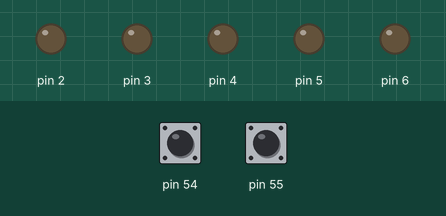
Simulated run of this sketch. Board: Arduino Mega 2560, built with avr-gcc and run on an emulated ATmega2560. Parts: output pins drawn as LEDs (lit = HIGH). Inputs (shaded band) come from the test bench; at power-on: pin 55 LOW, pin 54 LOW.

Above: at 1.2 s.
1.3 s: pin 55 pulsed HIGH 2 times (0.12 s each, 0.3 s apart)
At 2.3 s:
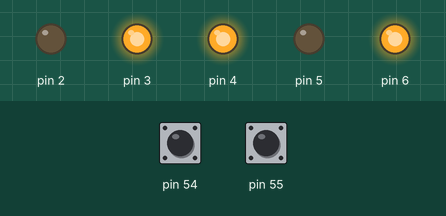
At 3.2 s:
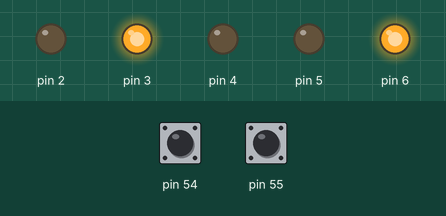
4.9 s: pin 54 pulsed HIGH 2 times (0.12 s each, 0.3 s apart)
At 6.5 s:
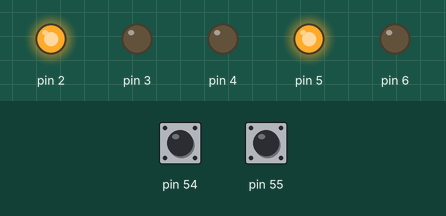
Timing chart, 0 to 8.0 s (numbered marks = the images above; inputs shaded):
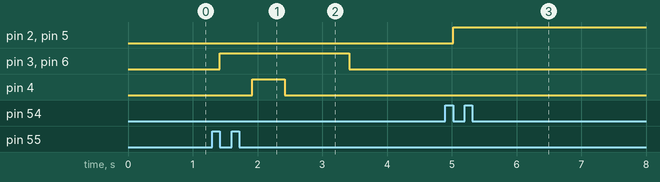

Measured:
- after the input at 1.3 s, pin 3, pin 6: LOW → HIGH after 0.12 s, → LOW 2.0 s later; pin 4: LOW → HIGH after 0.62 s, → LOW 0.50 s later
- after the input at 4.9 s, pin 2, pin 5: LOW → HIGH after 0.12 s

The sketch:

kachunker.ino
```cpp
#include <Controllino.h>
int input1 = HIGH;
int input2 = HIGH;
int previous1 = HIGH;
int previous2 = HIGH;
long timepass1 = 0;
long timepass2 = 0;
long debounce1 = 1000;
long debounce2 = 200;

void setup() {
  pinMode(CONTROLLINO_D0, OUTPUT);
  pinMode(CONTROLLINO_D1, OUTPUT);
  pinMode(CONTROLLINO_D2, OUTPUT);
  pinMode(CONTROLLINO_D3, OUTPUT);
  pinMode(CONTROLLINO_D4, OUTPUT);
  pinMode(CONTROLLINO_A0, INPUT);
  pinMode(CONTROLLINO_A1, INPUT);

}
void loop() {
  input1 = digitalRead(CONTROLLINO_A0);
  input2 = digitalRead(CONTROLLINO_A1);
  if (input1 == LOW && previous1 == HIGH && millis() - timepass1 > debounce1) {
    if (digitalRead(CONTROLLINO_D0)==HIGH){
      digitalWrite(CONTROLLINO_D0, LOW);
      digitalWrite(CONTROLLINO_D3, LOW);
    }
    else {
      digitalWrite(CONTROLLINO_D0, HIGH);
      digitalWrite(CONTROLLINO_D3, HIGH);
    }
    timepass1 = millis();
  }
  if (input2 == LOW && previous2 == HIGH && millis() - timepass2 > debounce2 && digitalRead(CONTROLLINO_D0)==LOW) {
    digitalWrite(CONTROLLINO_D4, HIGH);
    digitalWrite(CONTROLLINO_D1, HIGH);
    delay(500);
    digitalWrite(CONTROLLINO_D2, HIGH);
    delay(500);
    digitalWrite(CONTROLLINO_D2, LOW);
    delay(1000);
    digitalWrite(CONTROLLINO_D1, LOW);
    digitalWrite(CONTROLLINO_D4, LOW);
    timepass2 = millis();
  }
  previous1 = input1;
  previous2 = input2;
}
```
